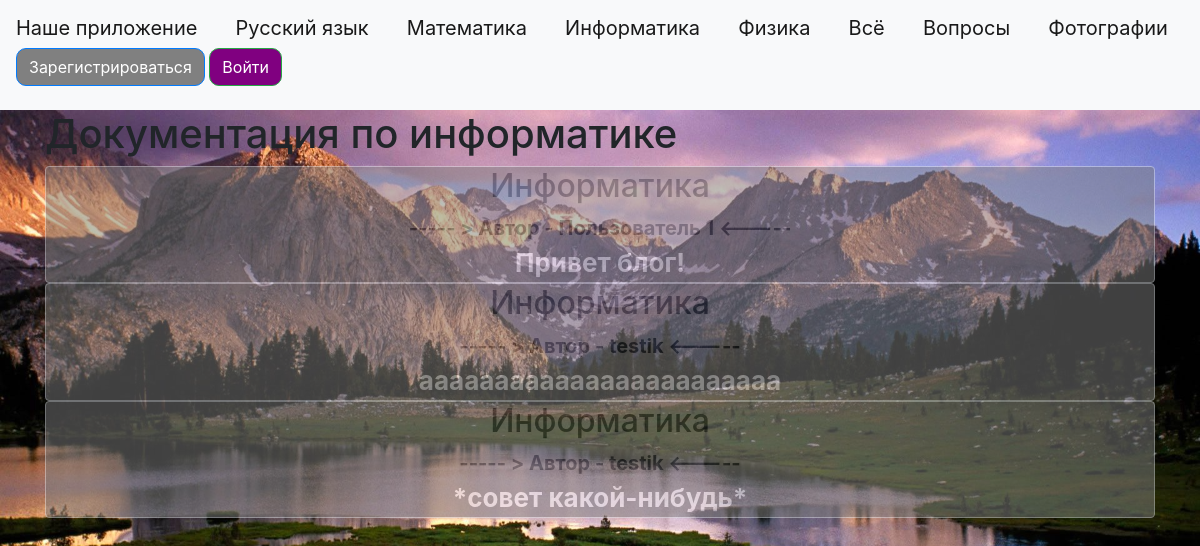
The page /ict.html on the database as committed earlier.
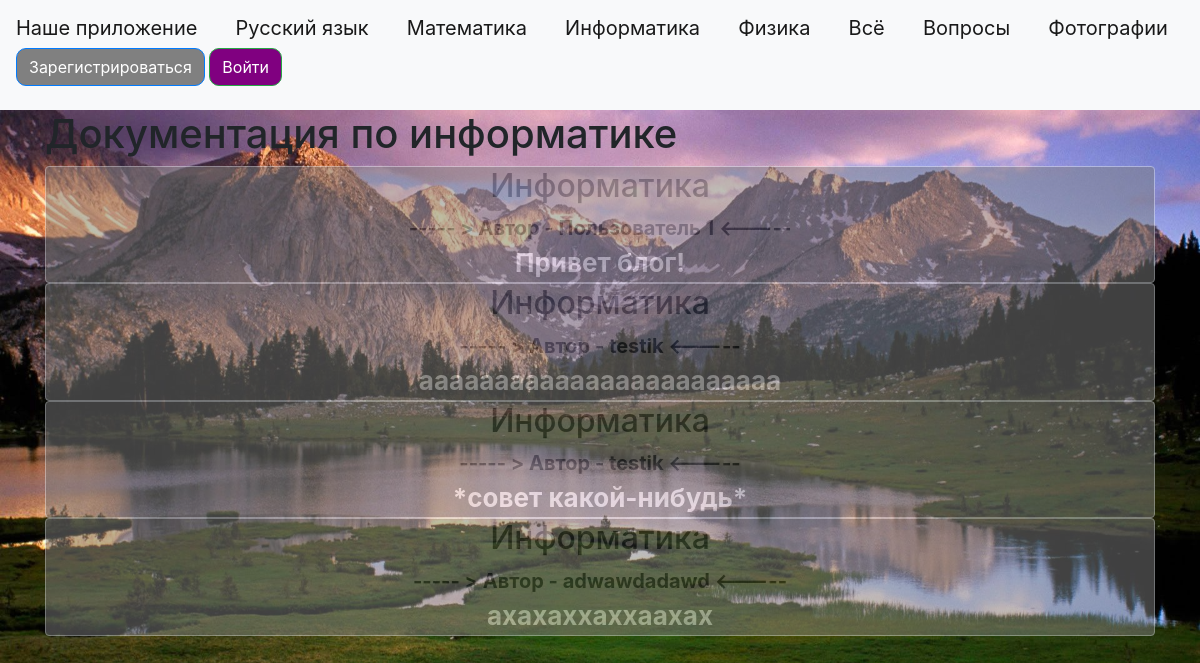
The same page on the database as committed later.
### data/news.py (models this page shows)
class News(SqlAlchemyBase):
    __tablename__ = 'news'
    id = sqlalchemy.Column(sqlalchemy.Integer,
                           primary_key=True, autoincrement=True)
    title = sqlalchemy.Column(sqlalchemy.String, nullable=True)
    content = sqlalchemy.Column(sqlalchemy.String, nullable=True)
    created_date = sqlalchemy.Column(sqlalchemy.DateTime,
                                     default=datetime.datetime.now)
    is_question = sqlalchemy.Column(sqlalchemy.Boolean, default=True)
    user_id = sqlalchemy.Column(sqlalchemy.Integer,
                                sqlalchemy.ForeignKey("users.id"))
    user = orm.relationship('User')

### data/users.py (models this page shows, shortened)
class User(SqlAlchemyBase, UserMixin):
    __tablename__ = 'users'
    id = sqlalchemy.Column(sqlalchemy.Integer,
                           primary_key=True, autoincrement=True)
    name = sqlalchemy.Column(sqlalchemy.String, nullable=True)
    about = sqlalchemy.Column(sqlalchemy.String, nullable=True)
    email = sqlalchemy.Column(sqlalchemy.String,
                              index=True, unique=True, nullable=True)
    hashed_password = sqlalchemy.Column(sqlalchemy.String, nullable=True)
    created_date = sqlalchemy.Column(sqlalchemy.DateTime,
                                     default=datetime.datetime.now)
    news = orm.relationship("News", back_populates='user')

### main.py (the view)
@app.route("/ict.html")
def ict():
    db_sess = db_session.create_session()
    news = db_sess.query(News).filter(News.title == 'Информатика').filter(News.is_question != True)
    return render_template("ict.html", news=news, title='ICT Documentation')

### data/db_session.py (called while the page is built)
def create_session() -> Session:
    global __factory
    return __factory()

### templates/ict.html (shortened to what this page needs)
{% extends "base.html" %}
{% block content %}
<h1>Документация по информатике</h1>
{% for item in news%}
<div class="col-md6 border rounded" style="background-color: gray; opacity: .5;">
    <h2 style="text-align: center;">{{item.title}}</h2>
    <div style="font-size: 20px; text-align: center; font-weight: bold">
        ----- > Автор - {{item.user.name}} <-----
    </div>
    <div style="text-align: center; font-size: 26px; font-weight: bold; color: white;">
        {{item.content}}
    </div>
</div>
{% endfor %}
{% endblock %}

### templates/base.html (shortened to what this page needs)
<!doctype html>
<html lang="en">
<head>
    <link rel="stylesheet"
          href="https://stackpath.bootstrapcdn.com/bootstrap/4.4.1/css/bootstrap.min.css"
>
    <link rel="stylesheet" href="static/css/style.css">
</head>
<body style="background-image: url(static/img/backreg.jpg); background-size: cover">
<header>
    <nav class="navbar navbar-light bg-light">
        <a class="navbar-brand" href="index.html">Наше приложение</a>
        <a class="navbar-brand" href="rus.html">Русский язык</a>
        <a class="navbar-brand" href="math.html">Математика</a>
        <a class="navbar-brand" href="ict.html">Информатика</a>
        <a class="navbar-brand" href="phys.html">Физика</a>
        <a class="navbar-brand" href="allnews.html">Всё</a>
        <a class="navbar-brand" href="questions.html">Вопросы</a>
        <a class="navbar-brand" href="photos.html">Фотографии</a>
        {% if current_user.is_authenticated %}
    <a class="navbar-brand" href="/logout">{{ current_user.name }}</a>
{% else %}
    <p>
        <a class="btn btn-primary " href="/register">Зарегистрироваться</a>
        <a class="btn btn-success" href="/login">Войти</a>
    </p>
{% endif %}
    </nav>
</header>
<main role="main" class="container">
    {% block content %}{% endblock %}
</main>
</body>
</html>

### static/css/style.css (style rules this page uses)
.btn { background-color: purple; border-radius: 10px; transition: 0.7s; }
.btn-primary { background-color: grey; }

Rows that differ between the two databases and show on the page:
added News: title "Информатика", user.name "adwawdadawd", content "ахахаххаххаахах"
